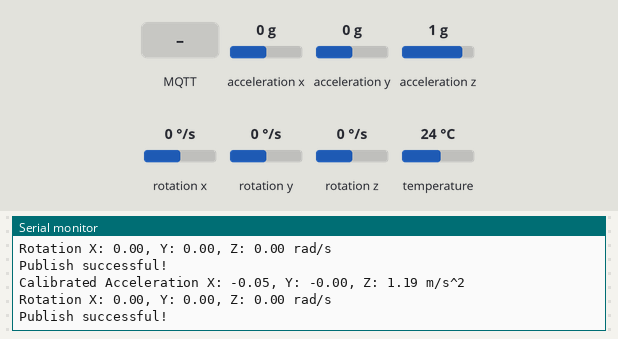
Bench run of a program on a simulated ESP32-S3. Shown: the last lines printed to the serial monitor. The test bench sets the inputs (shaded band); at power-on: acceleration x 0 g, acceleration z 1 g, rotation x 0 °/s, rotation y 0 °/s, acceleration y 0 g, rotation z 0 °/s, temperature 24 °C. WiFi joins after 1.5 s; servers stay silent unless stated; no MQTT or app messages arrive unless stated; not simulated (calls return 0 or success): secrets.h.

Above: at 6.2 s.
6.3 s: acceleration x set to 0.8 g
At 6.54 s:
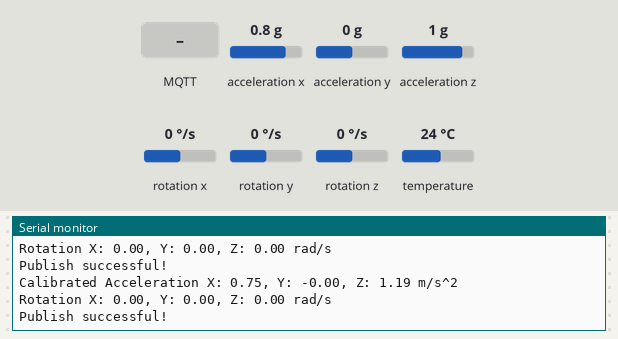
9.3 s: MQTT message "1" arrives on the first subscribed topic
10.9 s: acceleration z set to -1.4 g
At 11.1 s:
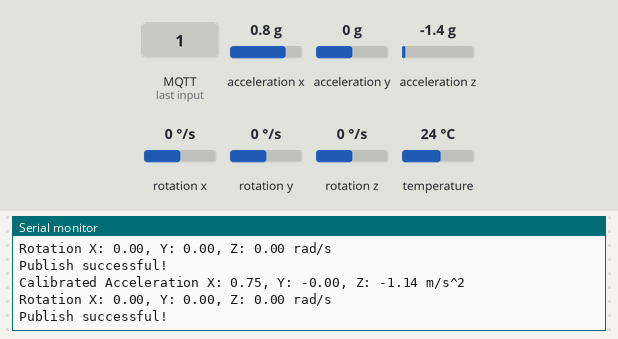
13.9 s: MQTT message "on" arrives on the first subscribed topic
15.5 s: rotation x set to -192 °/s
At 15.69 s:
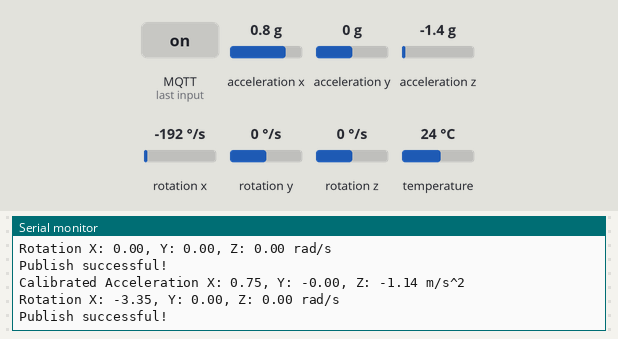
18.5 s: rotation y set to -192 °/s
At 18.8 s:
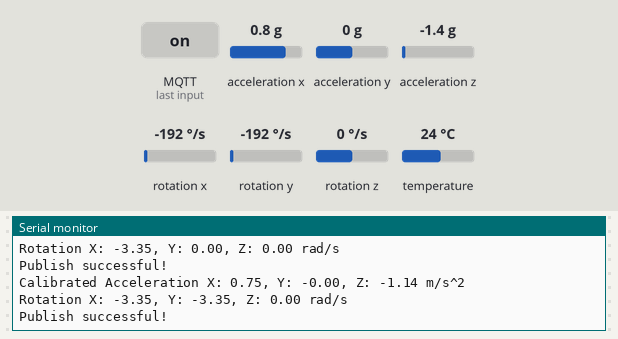

The program:

main.cpp
```cpp
#include <Arduino.h>
#include "include.h"


void setup() {
  connectWifi();
  connectMQTT();
  mqttClient.setCallback(callback);
  mqttClient.subscribe("block/menu");
  configureMPU();
}

void loop() {
  mqttClient.loop();
  pollMPU();
  delay(100);
}
```

include.h
```cpp
#pragma once
#include <Arduino.h>

#include <WiFi.h>
#include <PubSubClient.h>
// #include <MQTT.h>
#include <ArduinoJson.h>

// MPU
#include <Wire.h>
#include <Adafruit_Sensor.h>
#include <Adafruit_MPU6050.h>

// Wifi and MQTT
extern PubSubClient mqttClient;
void connectWifi();
void connectMQTT();
void callback(char* topic, byte* payload, unsigned int length);

extern Adafruit_MPU6050 mpu;
void configureMPU();
void pollMPU();
```

mpu.cpp
```cpp
#include "include.h"

Adafruit_MPU6050 mpu;

void configureMPU() {
  while (!mpu.begin(0x68, &Wire1)) {
    Serial.println("Failed to find MPU6050 chip");
    delay(1000);
  }
  Serial.println("MPU6050 Found!");

  mpu.setAccelerometerRange(MPU6050_RANGE_2_G);
  mpu.setGyroRange(MPU6050_RANGE_500_DEG);
  mpu.setFilterBandwidth(MPU6050_BAND_21_HZ);
}

void pollMPU() {
  sensors_event_t a, g, temp;
  mpu.getEvent(&a, &g, &temp);

  float mx = 0.10250590963473276 * 0.9996916345088431;
  float bx = -0.05830565531616768 + 0.004024126774224875;
  float my = 0.10207676841626437 * 0.9997803159233332;
  float by = -0.005002860392721587 + 0.0017838308498001696;
  float mz = 0.09882532884884036 * 0.999992642405489;
  float bz = 0.21923720428834315 + 0.0013995298465419989;

  float cal_accx = mx * a.acceleration.x + bx;
  float cal_accy = my * a.acceleration.y + by;
  float cal_accz = mz * a.acceleration.z + bz;

  /* Print out the values */
  Serial.print("Calibrated Acceleration X: ");
  Serial.print(cal_accx);
  Serial.print(", Y: ");
  Serial.print(cal_accy);
  Serial.print(", Z: ");
  Serial.print(cal_accz);
  Serial.println(" m/s^2");

  Serial.print("Rotation X: ");
  Serial.print(g.gyro.x);
  Serial.print(", Y: ");
  Serial.print(g.gyro.y);
  Serial.print(", Z: ");
  Serial.print(g.gyro.z);
  Serial.println(" rad/s");

  StaticJsonDocument<96> data_doc;

  data_doc["accx"] = cal_accx;
  data_doc["accy"] = cal_accy;
  data_doc["accz"] = cal_accz;

  data_doc["gyrx"] = g.gyro.x;
  data_doc["gyry"] = g.gyro.y;
  data_doc["gyrz"] = g.gyro.z;

  char data[256];
  size_t n = serializeJson(data_doc, data);

  bool success = mqttClient.publish("block/data", data, n);
  if (success) {
    Serial.println("Publish successful!");
  } else {
    Serial.println("Publish failed!");
  }
}
```

wifi_mqtt.cpp
```cpp
#include "include.h"
#include "secrets.h"

const char* ssid = SECRET_SSID;
const char* password = SECRET_PASS;

WiFiClient wifiClient;
PubSubClient mqttClient(wifiClient);

const char broker[] = "192.168.1.111";

void connectWifi() {
  Serial.begin(9600);
  WiFi.begin(ssid, password);

  while (WiFi.status() != WL_CONNECTED) {
    delay(1000);
    Serial.println("Connecting to WiFi..");
  }
  Serial.println("Connected to the WiFi network");

  delay(3000);
}

void connectMQTT() {
  mqttClient.setServer(broker, 1883);
  // mqttClient.setKeepAlive(1);

  while (!mqttClient.connected()) {
    Serial.println("Connecting to MQTT...");
    if (mqttClient.connect("the_block")) {
      Serial.println("connected");
    } else {
      Serial.print("failed with state ");
      Serial.println(mqttClient.state());
      delay(2000);
    }
  }
}

void callback(char* topic, byte* payload, unsigned int length){
  Serial.print("Message arrived [");
  Serial.print(topic);
  Serial.print("] ");

  for (unsigned int i = 0; i < length; i++) {
    Serial.print((char)payload[i]);
  }
  Serial.println();
}
```

Measured:
- after the input at 6.3 s, the serial monitor: prints a new line after 0.08 s (image 1)
- after the input at 10.9 s, the serial monitor: prints a new line at once (image 2)
- after the input at 15.5 s, the serial monitor: prints a new line at once (image 3)
- after the input at 18.5 s, the serial monitor: prints a new line after 0.14 s (image 4)
